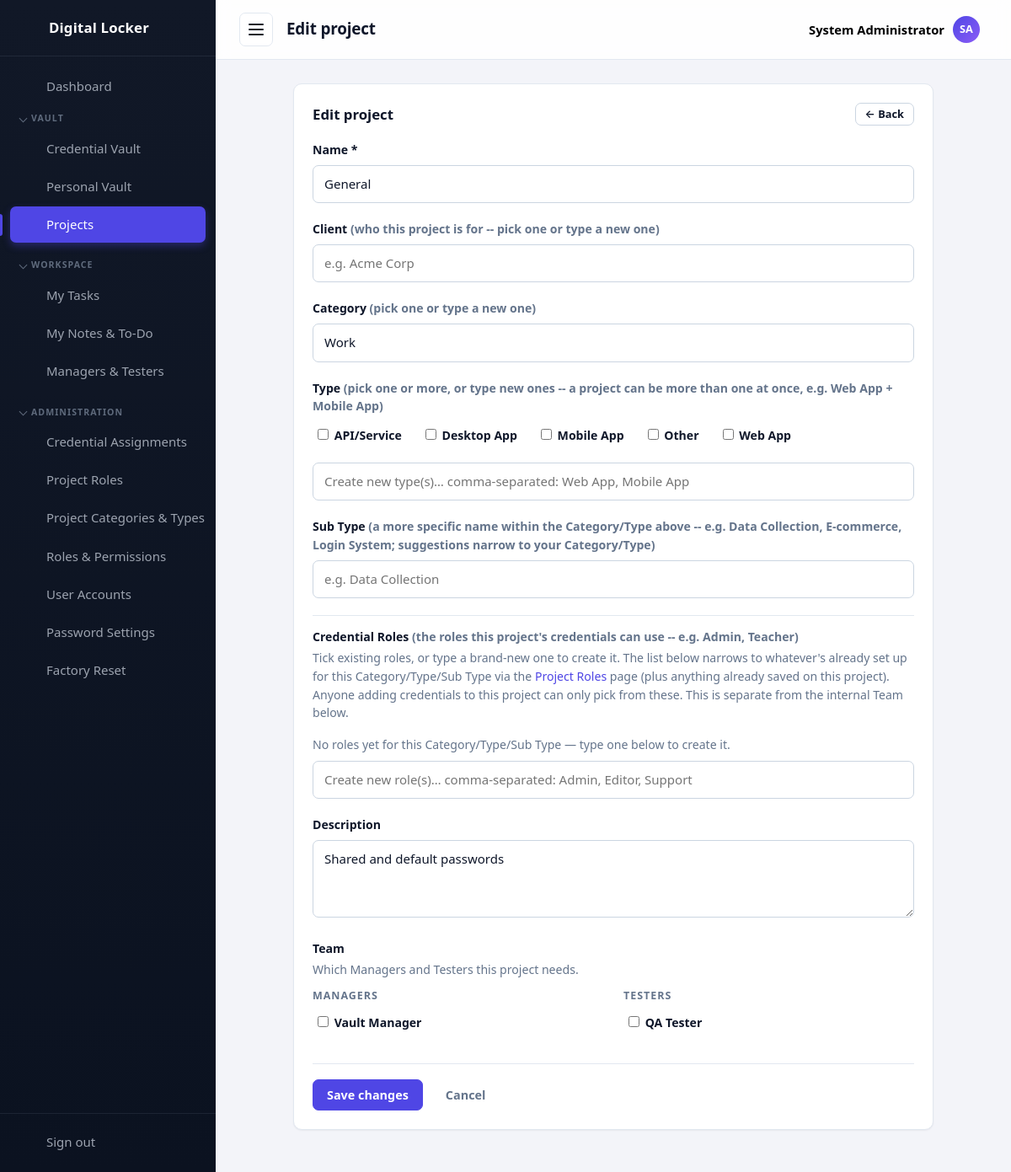
/projects/edit.php?id=1 (signed in), run on the app's committed database.
### tables this page shows
CREATE TABLE settings (
  id          INT UNSIGNED AUTO_INCREMENT PRIMARY KEY,
  setting_key VARCHAR(60) NOT NULL UNIQUE,
  setting_value TEXT NULL
);

CREATE TABLE users (
  id            INT UNSIGNED AUTO_INCREMENT PRIMARY KEY,
  username      VARCHAR(50)  NOT NULL UNIQUE,
  email         VARCHAR(120) NOT NULL UNIQUE,
  full_name     VARCHAR(120) NOT NULL DEFAULT '',
  password_hash VARCHAR(255) NOT NULL,
  is_active     TINYINT(1)   NOT NULL DEFAULT 1,
  last_login    DATETIME     NULL,
  created_at    TIMESTAMP DEFAULT CURRENT_TIMESTAMP
);

CREATE TABLE projects (
  id          INT UNSIGNED AUTO_INCREMENT PRIMARY KEY,
  name        VARCHAR(100) NOT NULL UNIQUE,
  client      VARCHAR(80)  NOT NULL DEFAULT '',
  category    VARCHAR(60)  NOT NULL DEFAULT '',
  type        VARCHAR(60)  NOT NULL DEFAULT '',
  role        VARCHAR(80)  NOT NULL DEFAULT '',
  description VARCHAR(255) NOT NULL DEFAULT '',
  created_at  TIMESTAMP DEFAULT CURRENT_TIMESTAMP
);

### projects/edit.php (the view, shortened to what the rows shown need)
<?php
require_once __DIR__ . '/../includes/init.php';
requirePermission('projects.manage');
$id = isset($_GET['id']) ? (int) $_GET['id'] : 0;
$stmt = $db->prepare('SELECT * FROM projects WHERE id = :id');
$stmt->execute(['id' => $id]);
$item = $stmt->fetch();
$pageTitle = 'Edit project';
$old = ['name' => $item['name'], 'client' => (string) $item['client'], 'category' => (string) $item['category'], 'types' => projectTypesFor($id), 'new_type' => '', 'role' => (string) $item['role'], 'description' => (string) $item['description'], 'credential_roles' => projectCredentialRoles($id), 'new_credential_role' => ''];
$canManageTeam = hasPermission('tasks.manage');
$managerCandidates = [];
$testerCandidates = [];
foreach (usersGroupedByRole() as $ug) {
    if ($ug['label'] === 'Managers') {
        $managerCandidates = $ug['users'];
    } elseif ($ug['label'] === 'Testers') {
        $testerCandidates = $ug['users'];
    }
}
$currentManagerIds = [];
$currentTesterIds = [];
require __DIR__ . '/../includes/header.php';
?>
<div class="card card--narrow">
    <div class="card__header">
        <h2 class="card__title">Edit project</h2>
    </div>
    <form method="post" action="edit.php?id=<?= (int) $id ?>" novalidate>
        <div class="form-group">
            <label for="name">Name *</label>
            <input type="text" id="name" name="name" value="<?= e($old['name']) ?>" required>
        </div>
        <div class="form-group">
            <label for="category">Category <span class="muted">(pick one or type a new one)</span></label>
            <input type="text" id="category" name="category" value="<?= e($old['category']) ?>" list="category-suggestions" placeholder="e.g. Freelancing">
        </div>
        <div class="form-group">
            <label for="description">Description</label>
            <textarea id="description" name="description" rows="3"><?= e($old['description']) ?></textarea>
        </div>
        <?php if ($canManageTeam && ($managerCandidates || $testerCandidates)): ?>
            <div class="form-group">
                <div class="team-picker">
                    <div class="team-picker__col">
                        <h4 class="perm-group-title">Managers</h4>
                        <?php foreach ($managerCandidates as $u): ?>
                            <label class="assignee-picker__option">
                                <input type="checkbox" name="manager_ids[]" value="<?= (int) $u['id'] ?>" <?= in_array((int) $u['id'], $currentManagerIds, true) ? 'checked' : '' ?>>
                                <?= e($u['full_name'] ?: $u['username']) ?>
                            </label>
                        <?php endforeach; ?>
                    </div>
                    <div class="team-picker__col">
                        <h4 class="perm-group-title">Testers</h4>
                        <?php foreach ($testerCandidates as $u): ?>
                            <label class="assignee-picker__option">
                                <input type="checkbox" name="tester_ids[]" value="<?= (int) $u['id'] ?>" <?= in_array((int) $u['id'], $currentTesterIds, true) ? 'checked' : '' ?>>
                                <?= e($u['full_name'] ?: $u['username']) ?>
                            </label>
                        <?php endforeach; ?>
                    </div>
                </div>
            </div>
        <?php endif; ?>
    </form>
</div>
<?php require __DIR__ . '/../includes/footer.php'; ?>

### includes/header.php (shortened to what the rows shown need)
<?php
require_once __DIR__ . '/init.php';
$currentUser = currentUser();
function navIcon(string $name): string
{
    $icons = [
        'dashboard' => '<path d="M3 3h8v8H3zM13 3h8v5h-8zM13 12h8v9h-8zM3 15h8v6H3z"/>',
        'passwords' => '<circle cx="8" cy="15" r="4"/><path d="M10.8 12.2L21 2M18 5l3 3M15.5 7.5l2 2"/>',
        'personal'  => '<circle cx="12" cy="8" r="4"/><path d="M4 21c0-4.4 3.6-7 8-7s8 2.6 8 7"/>',
        'export'    => '<path d="M12 3v12M8 11l4 4 4-4M4 17v3h16v-3"/>',
        'projects'  => '<path d="M3 7a2 2 0 0 1 2-2h4l2 2h8a2 2 0 0 1 2 2v9a2 2 0 0 1-2 2H5a2 2 0 0 1-2-2z"/>',
        'tasks'     => '<path d="M9 5H7a2 2 0 0 0-2 2v12a2 2 0 0 0 2 2h10a2 2 0 0 0 2-2V7a2 2 0 0 0-2-2h-2"/><rect x="9" y="3" width="6" height="4" rx="1"/><path d="M9 12l2 2 4-4"/>',
        'notes'     => '<path d="M6 3h9l5 5v13a1 1 0 0 1-1 1H6a1 1 0 0 1-1-1V4a1 1 0 0 1 1-1z"/><path d="M15 3v5h5M8 13h8M8 17h5"/>',
        'team'      => '<circle cx="9" cy="8" r="3.5"/><path d="M2.5 20c0-3.5 3-5.5 6.5-5.5s6.5 2 6.5 5.5M16 4.5a3.5 3.5 0 0 1 0 7M17.5 14.5c2.5.6 4 2.3 4 5.5"/>',
        'categories' => '<path d="M4 4h7v7H4zM13 4h7v7h-7zM4 13h7v7H4zM13 13h7v7h-7z"/>',
        'assignments' => '<circle cx="9" cy="7" r="4"/><path d="M2.5 21c0-4 3-6.5 6.5-6.5s6.5 2.5 6.5 6.5"/><path d="M17 8l2 2 4-4"/>',
        'roles'     => '<path d="M12 3l8 3v6c0 4.5-3.2 7.6-8 9-4.8-1.4-8-4.5-8-9V6z"/><path d="M9 12l2 2 4-4"/>',
        'users'     => '<circle cx="9" cy="8" r="3.5"/><path d="M2.5 20c0-3.5 3-5.5 6.5-5.5s6.5 2 6.5 5.5M16 4.5a3.5 3.5 0 0 1 0 7M17.5 14.5c2.5.6 4 2.3 4 5.5"/>',
        'settings'  => '<path d="M4 7h10M18 7h2M4 17h2M10 17h10"/><circle cx="16" cy="7" r="2.5"/><circle cx="8" cy="17" r="2.5"/>',
        'reset'     => '<path d="M3 12a9 9 0 1 1 3 6.7"/><path d="M3 21v-5h5"/>',
        'logout'    => '<path d="M14 4H5v16h9M10 12h11M18 8l4 4-4 4"/>',
        'lock'      => '<rect x="5" y="11" width="14" height="10" rx="2"/><path d="M8 11V8a4 4 0 0 1 8 0v3M12 15v3"/>',
    ];
    return '<svg class="icon" width="24" height="24" viewBox="0 0 24 24" fill="none" stroke="currentColor" stroke-width="2" stroke-linecap="round" stroke-linejoin="round" aria-hidden="true">' . ($icons[$name] ?? '') . '</svg>';
}
?>
<!DOCTYPE html>
<html lang="en">
<head>
    <title><?= e(pageTitle($pageTitle)) ?></title>
    <link rel="stylesheet" href="<?= e(assetUrl('/assets/css/style.css')) ?>">
</head>
<body data-autolock="<?= (int) setting('auto_lock_minutes', '0') ?>" data-confirm-reveal="<?= (int) setting('require_confirm_reveal', '0') ?>" data-lock-url="<?= e(BASE_URL . '/lock.php') ?>">
<div class="layout">
    <aside class="sidebar" id="sidebar">
        <a class="sidebar__brand" href="<?= BASE_URL ?>/dashboard.php" aria-label="<?= e(appName()) ?>">
            <?= navIcon('lock') ?>
            <span class="sidebar__brand-text"><?= e(appName()) ?></span>
        </a>
    </aside>
    <div class="main">
        <header class="topbar">
            <h1 class="topbar__title"><?= e($pageTitle) ?></h1>
            <div class="topbar__user" id="user-menu">
                <button type="button" class="topbar__user-btn" id="user-menu-toggle" aria-haspopup="true" aria-expanded="false">
                    <span class="topbar__user-name"><?= e($currentUser['full_name'] ?: $currentUser['username']) ?></span>
                    <span class="topbar__avatar"><?= e(initials($currentUser['full_name'] ?: $currentUser['username'])) ?></span>
                </button>
            </div>
        </header>
        <main class="content">

### data on the page
settings: setting_value "Digital Locker"
users: full_name "System Administrator", full_name "SA"
projects: name "General", category "Work", description "Shared and default passwords"
users: full_name "Vault Manager"
users: full_name "QA Tester"

### other printed values
$navGroup['label'] "VAULT"
$navItem['label'] "Credential Vault"
$navItem['label'] "Personal Vault"
$navItem['label'] "Projects"
$navGroup['label'] "WORKSPACE"
$navItem['label'] "My Tasks"
$navItem['label'] "My Notes & To-Do"
$navItem['label'] "Managers & Testers"
$navGroup['label'] "ADMINISTRATION"
$navItem['label'] "Credential Assignments"
$navItem['label'] "Project Roles"
$navItem['label'] "Project Categories & Types"
$navItem['label'] "Roles & Permissions"
$navItem['label'] "User Accounts"
$navItem['label'] "Password Settings"
